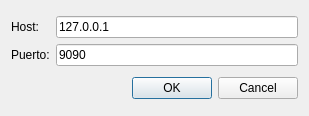
<?xml version="1.0" encoding="UTF-8"?>
<ui version="4.0">
 <class>Dialog</class>
 <widget class="QDialog" name="Dialog">
  <property name="geometry">
   <rect>
    <x>0</x>
    <y>0</y>
    <width>309</width>
    <height>116</height>
   </rect>
  </property>
  <property name="windowTitle">
   <string>Configuracion de Coneccion</string>
  </property>
  <property name="windowIcon">
   <iconset>
    <normaloff>imgs/server.png</normaloff>imgs/server.png</iconset>
  </property>
  <property name="modal">
   <bool>true</bool>
  </property>
  <layout class="QGridLayout" name="gridLayout_2">
   <item row="0" column="0">
    <layout class="QGridLayout" name="gridLayout">
     <item row="0" column="0">
      <widget class="QLabel" name="hostLabel">
       <property name="text">
        <string>Host:</string>
       </property>
      </widget>
     </item>
     <item row="0" column="1">
      <widget class="QLineEdit" name="hostTXT">
       <property name="text">
        <string>127.0.0.1</string>
       </property>
      </widget>
     </item>
     <item row="1" column="0">
      <widget class="QLabel" name="portLabel">
       <property name="text">
        <string>Puerto:</string>
       </property>
      </widget>
     </item>
     <item row="1" column="1">
      <widget class="QLineEdit" name="portTXT">
       <property name="text">
        <string>9090</string>
       </property>
      </widget>
     </item>
    </layout>
   </item>
   <item row="1" column="0">
    <widget class="QDialogButtonBox" name="buttonBox">
     <property name="orientation">
      <enum>Qt::Horizontal</enum>
     </property>
     <property name="standardButtons">
      <set>QDialogButtonBox::Cancel|QDialogButtonBox::Ok</set>
     </property>
     <property name="centerButtons">
      <bool>false</bool>
     </property>
    </widget>
   </item>
  </layout>
 </widget>
 <resources/>
 <connections>
  <connection>
   <sender>buttonBox</sender>
   <signal>accepted()</signal>
   <receiver>Dialog</receiver>
   <slot>accept()</slot>
   <hints>
    <hint type="sourcelabel">
     <x>248</x>
     <y>254</y>
    </hint>
    <hint type="destinationlabel">
     <x>157</x>
     <y>274</y>
    </hint>
   </hints>
  </connection>
  <connection>
   <sender>buttonBox</sender>
   <signal>rejected()</signal>
   <receiver>Dialog</receiver>
   <slot>reject()</slot>
   <hints>
    <hint type="sourcelabel">
     <x>316</x>
     <y>260</y>
    </hint>
    <hint type="destinationlabel">
     <x>286</x>
     <y>274</y>
    </hint>
   </hints>
  </connection>
 </connections>
</ui>
